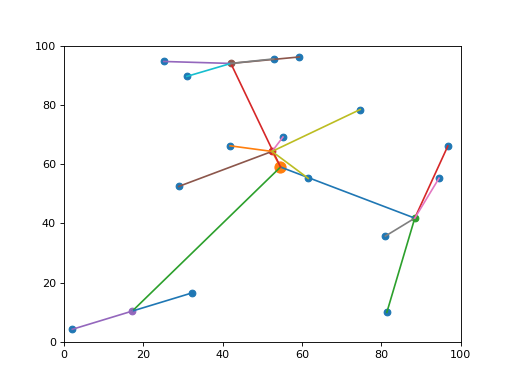

Generate this figure with Python:
import numpy as np
import matplotlib.pyplot as plt
import init
#从Scikit-Learn库导入聚类模型中的K-means聚类算法
from sklearn.cluster import KMeans

## 读取数据
r=init.Parameter()
x = np.load("x.npy")
y = np.load("y.npy")
k = 4  # 聚类数
# k=r.n # 退化成星型拓扑

## 绘制树型拓扑结构
fig = plt.figure(dpi=80)
plt.xlim(0,r.xlim)
plt.ylim(0,r.ylim)
# 绘制网络节点
plt.scatter(x,y)
# 聚类
p=np.stack([x,y])
p=np.transpose(p)
kmeans =KMeans(n_clusters=k).fit(p)
# 画聚类中心
x_z = np.mean(x)
y_z = np.mean(y)
plt.scatter(x_z,y_z,s=100)
# print(kmeans.cluster_centers_)
for i in range(k):
    plt.scatter(kmeans.cluster_centers_[i,0],kmeans.cluster_centers_[i,1])
    plt.plot([kmeans.cluster_centers_[i,0],x_z],[kmeans.cluster_centers_[i,1],y_z])

print(kmeans.labels_)
idx = kmeans.labels_
# 网络节点接入
for i in range(r.n):
    plt.plot([kmeans.cluster_centers_[idx[i], 0], p[i,0]], [kmeans.cluster_centers_[idx[i], 1], p[i,1]])

plt.show()
